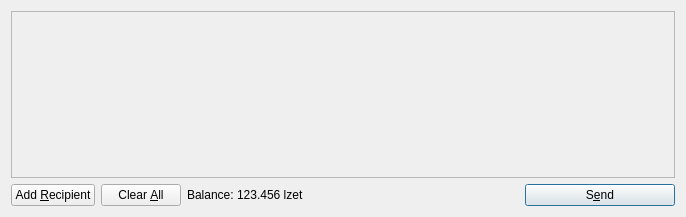
<?xml version="1.0" encoding="UTF-8"?>
<ui version="4.0">
 <class>SendCoinsDialog</class>
 <widget class="QDialog" name="SendCoinsDialog">
  <property name="geometry">
   <rect>
    <x>0</x>
    <y>0</y>
    <width>686</width>
    <height>217</height>
   </rect>
  </property>
  <property name="windowTitle">
   <string>Send Coins</string>
  </property>
  <layout class="QVBoxLayout" name="verticalLayout">
   <item>
    <widget class="QScrollArea" name="scrollArea">
     <property name="widgetResizable">
      <bool>true</bool>
     </property>
     <widget class="QWidget" name="scrollAreaWidgetContents">
      <property name="geometry">
       <rect>
        <x>0</x>
        <y>0</y>
        <width>666</width>
        <height>165</height>
       </rect>
      </property>
      <layout class="QVBoxLayout" name="verticalLayout_2">
       <property name="margin">
        <number>0</number>
       </property>
       <item>
        <layout class="QVBoxLayout" name="entries">
         <property name="spacing">
          <number>6</number>
         </property>
        </layout>
       </item>
       <item>
        <spacer name="verticalSpacer">
         <property name="orientation">
          <enum>Qt::Vertical</enum>
         </property>
         <property name="sizeHint" stdset="0">
          <size>
           <width>20</width>
           <height>40</height>
          </size>
         </property>
        </spacer>
       </item>
      </layout>
     </widget>
    </widget>
   </item>
   <item>
    <layout class="QHBoxLayout" name="horizontalLayout">
     <item>
      <widget class="QPushButton" name="addButton">
       <property name="toolTip">
        <string>Send to multiple recipients at once</string>
       </property>
       <property name="text">
        <string>Add &amp;Recipient</string>
       </property>
       <property name="icon">
        <iconset resource="../bitcoin.qrc">
         <normaloff>:/icons/add</normaloff>:/icons/add</iconset>
       </property>
       <property name="autoDefault">
        <bool>false</bool>
       </property>
      </widget>
     </item>
     <item>
      <widget class="QPushButton" name="clearButton">
       <property name="sizePolicy">
        <sizepolicy hsizetype="Minimum" vsizetype="Fixed">
         <horstretch>0</horstretch>
         <verstretch>0</verstretch>
        </sizepolicy>
       </property>
       <property name="toolTip">
        <string>Remove all transaction fields</string>
       </property>
       <property name="text">
        <string>Clear &amp;All</string>
       </property>
       <property name="icon">
        <iconset resource="../bitcoin.qrc">
         <normaloff>:/icons/remove</normaloff>:/icons/remove</iconset>
       </property>
       <property name="autoRepeatDelay">
        <number>300</number>
       </property>
       <property name="autoDefault">
        <bool>false</bool>
       </property>
      </widget>
     </item>
     <item>
      <layout class="QHBoxLayout" name="horizontalLayout_2">
       <property name="spacing">
        <number>3</number>
       </property>
       <item>
        <widget class="QLabel" name="label">
         <property name="text">
          <string>Balance:</string>
         </property>
        </widget>
       </item>
       <item>
        <widget class="QLabel" name="labelBalance">
         <property name="cursor">
          <cursorShape>IBeamCursor</cursorShape>
         </property>
         <property name="text">
          <string>123.456 lzet</string>
         </property>
         <property name="textInteractionFlags">
          <set>Qt::LinksAccessibleByMouse|Qt::TextSelectableByKeyboard|Qt::TextSelectableByMouse</set>
         </property>
        </widget>
       </item>
      </layout>
     </item>
     <item>
      <spacer name="horizontalSpacer">
       <property name="orientation">
        <enum>Qt::Horizontal</enum>
       </property>
       <property name="sizeHint" stdset="0">
        <size>
         <width>40</width>
         <height>20</height>
        </size>
       </property>
      </spacer>
     </item>
     <item>
      <widget class="QPushButton" name="sendButton">
       <property name="minimumSize">
        <size>
         <width>150</width>
         <height>0</height>
        </size>
       </property>
       <property name="toolTip">
        <string>Confirm the send action</string>
       </property>
       <property name="text">
        <string>S&amp;end</string>
       </property>
       <property name="icon">
        <iconset resource="../bitcoin.qrc">
         <normaloff>:/icons/send</normaloff>:/icons/send</iconset>
       </property>
       <property name="default">
        <bool>true</bool>
       </property>
      </widget>
     </item>
    </layout>
   </item>
  </layout>
 </widget>
 <resources>
  <include location="../bitcoin.qrc"/>
 </resources>
 <connections/>
</ui>
